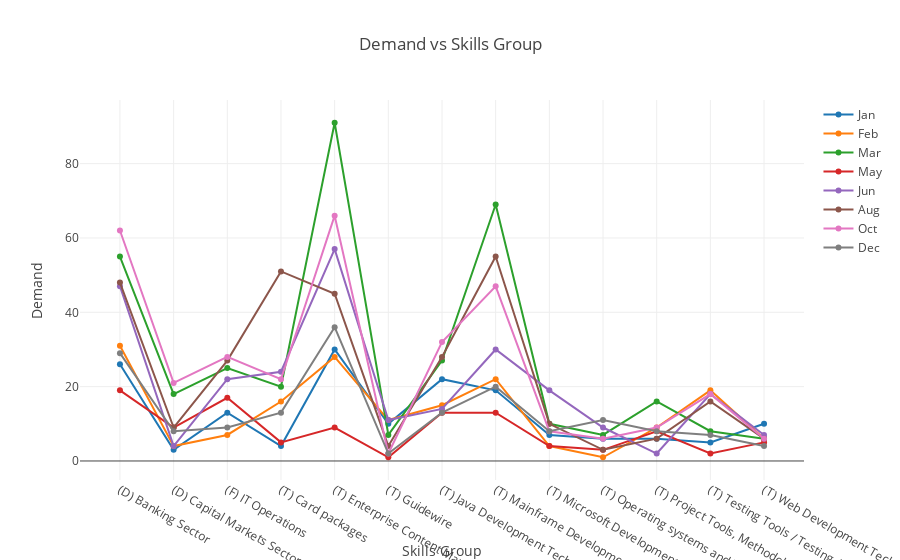

Here is the notebook cell this chart was saved with:
### Code cell
trace0 = go.Scatter(
    x = skill_month_1['Skill Group'],
    y = skill_month_1['No. of FTE Request Raised'],
    mode = 'lines+markers',
    name = 'Jan'
)

trace1 = go.Scatter(
    x = skill_month_2['Skill Group'],
    y = skill_month_2['No. of FTE Request Raised'],
    mode = 'lines+markers',
    name = 'Feb'
)

trace2 = go.Scatter(
    x = skill_month_3['Skill Group'],
    y = skill_month_3['No. of FTE Request Raised'],
    mode = 'lines+markers',
    name = 'Mar'
)

trace3 = go.Scatter(
    x = skill_month_4['Skill Group'],
    y = skill_month_4['No. of FTE Request Raised'],
    mode = 'lines+markers',
    name = 'May'
)

trace4 = go.Scatter(
    x = skill_month_5['Skill Group'],
    y = skill_month_5['No. of FTE Request Raised'],
    mode = 'lines+markers',
    name = 'Jun'
)

trace5 = go.Scatter(
    x = skill_month_6['Skill Group'],
    y = skill_month_6['No. of FTE Request Raised'],
    mode = 'lines+markers',
    name = 'Aug'
)

trace6 = go.Scatter(
    x = skill_month_7['Skill Group'],
    y = skill_month_7['No. of FTE Request Raised'],
    mode = 'lines+markers',
    name = 'Oct'
)

trace7 = go.Scatter(
    x = skill_month_8['Skill Group'],
    y = skill_month_8['No. of FTE Request Raised'],
    mode = 'lines+markers',
    name = 'Dec'
)

data = [trace0, trace1, trace2, trace3, trace4, trace5, trace6, trace7]
layout = dict(title = 'Demand vs Skills Group',
              xaxis = dict(title = 'Skills Group'),
              yaxis = dict(title = 'Demand'),
              )
fig = dict(data=data, layout=layout)
iplot(fig)

### Figure 1 — Plotly figure (JSON) as saved in the notebook; plotly's stock layout.template omitted (floating-point values rounded to 4 significant figures)
{"data": [{"mode": "lines+markers", "name": "Jan", "type": "scatter", "x": ["(D) Banking Sector", "(D) Capital Markets Sector", "(F) IT Operations", "(T) Card packages", "(T) Enterprise Content Management (ECM)", "(T) Guidewire", "(T) Java Development Technologies", "(T) Mainframe Development Technologies", "(T) Microsoft Development Technologies", "(T) Operating systems and Virtualization Technologies", "(T) Project Tools, Methodologies and Frameworks", "(T) Testing Tools / Testing Automation / Performance Testing Tools", "(T) Web Development Technologies"], "y": [26, 3, 13, 4, 30, 10, 22, 19, 7, 6, 6, 5, 10]}, {"mode": "lines+markers", "name": "Feb", "type": "scatter", "x": ["(D) Banking Sector", "(D) Capital Markets Sector", "(F) IT Operations", "(T) Card packages", "(T) Enterprise Content Management (ECM)", "(T) Guidewire", "(T) Java Development Technologies", "(T) Mainframe Development Technologies", "(T) Microsoft Development Technologies", "(T) Operating systems and Virtualization Technologies", "(T) Project Tools, Methodologies and Frameworks", "(T) Testing Tools / Testing Automation / Performance Testing Tools", "(T) Web Development Technologies"], "y": [31, 4, 7, 16, 28, 11, 15, 22, 4, 1, 9, 19, 6]}, {"mode": "lines+markers", "name": "Mar", "type": "scatter", "x": ["(D) Banking Sector", "(D) Capital Markets Sector", "(F) IT Operations", "(T) Card packages", "(T) Enterprise Content Management (ECM)", "(T) Guidewire", "(T) Java Development Technologies", "(T) Mainframe Development Technologies", "(T) Microsoft Development Technologies", "(T) Operating systems and Virtualization Technologies", "(T) Project Tools, Methodologies and Frameworks", "(T) Testing Tools / Testing Automation / Performance Testing Tools", "(T) Web Development Technologies"], "y": [55, 18, 25, 20, 91, 7, 27, 69, 10, 7, 16, 8, 6]}, {"mode": "lines+markers", "name": "May", "type": "scatter", "x": ["(D) Banking Sector", "(D) Capital Markets Sector", "(F) IT Operations", "(T) Card packages", "(T) Enterprise Content Management (ECM)", "(T) Guidewire", "(T) Java Development Technologies", "(T) Mainframe Development Technologies", "(T) Microsoft Development Technologies", "(T) Operating systems and Virtualization Technologies", "(T) Project Tools, Methodologies and Frameworks", "(T) Testing Tools / Testing Automation / Performance Testing Tools", "(T) Web Development Technologies"], "y": [19, 9, 17, 5, 9, 1, 13, 13, 4, 3, 8, 2, 5]}, {"mode": "lines+markers", "name": "Jun", "type": "scatter", "x": ["(D) Banking Sector", "(D) Capital Markets Sector", "(F) IT Operations", "(T) Card packages", "(T) Enterprise Content Management (ECM)", "(T) Guidewire", "(T) Java Development Technologies", "(T) Mainframe Development Technologies", "(T) Microsoft Development Technologies", "(T) Operating systems and Virtualization Technologies", "(T) Project Tools, Methodologies and Frameworks", "(T) Testing Tools / Testing Automation / Performance Testing Tools", "(T) Web Development Technologies"], "y": [47, 4, 22, 24, 57, 11, 14, 30, 19, 9, 2, 18, 7]}, {"mode": "lines+markers", "name": "Aug", "type": "scatter", "x": ["(D) Banking Sector", "(D) Capital Markets Sector", "(F) IT Operations", "(T) Card packages", "(T) Enterprise Content Management (ECM)", "(T) Guidewire", "(T) Java Development Technologies", "(T) Mainframe Development Technologies", "(T) Microsoft Development Technologies", "(T) Operating systems and Virtualization Technologies", "(T) Project Tools, Methodologies and Frameworks", "(T) Testing Tools / Testing Automation / Performance Testing Tools", "(T) Web Development Technologies"], "y": [48, 9, 27, 51, 45, 4, 28, 55, 10, 3, 6, 16, 6]}, {"mode": "lines+markers", "name": "Oct", "type": "scatter", "x": ["(D) Banking Sector", "(D) Capital Markets Sector", "(F) IT Operations", "(T) Card packages", "(T) Enterprise Content Management (ECM)", "(T) Guidewire", "(T) Java Development Technologies", "(T) Mainframe Development Technologies", "(T) Microsoft Development Technologies", "(T) Operating systems and Virtualization Technologies", "(T) Project Tools, Methodologies and Frameworks", "(T) Testing Tools / Testing Automation / Performance Testing Tools", "(T) Web Development Technologies"], "y": [62, 21, 28, 22, 66, 2, 32, 47, 8, 6, 9, 18, 6]}, {"mode": "lines+markers", "name": "Dec", "type": "scatter", "x": ["(D) Banking Sector", "(D) Capital Markets Sector", "(F) IT Operations", "(T) Card packages", "(T) Enterprise Content Management (ECM)", "(T) Guidewire", "(T) Java Development Technologies", "(T) Mainframe Development Technologies", "(T) Microsoft Development Technologies", "(T) Operating systems and Virtualization Technologies", "(T) Project Tools, Methodologies and Frameworks", "(T) Testing Tools / Testing Automation / Performance Testing Tools", "(T) Web Development Technologies"], "y": [29, 8, 9, 13, 36, 2, 13, 20, 8, 11, 8, 7, 4]}], "layout": {"title": "Demand vs Skills Group", "xaxis": {"title": "Skills Group"}, "yaxis": {"title": "Demand"}}}
